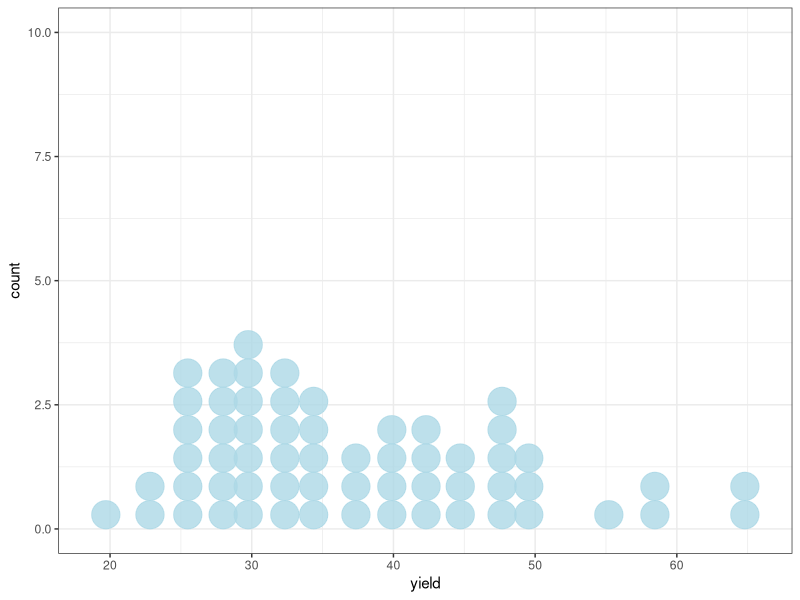

Generate this figure with R: (Note: this script raises an error after producing the figure.)
library(tidyverse)
data(barley, package="lattice")

b31 <- barley %>%
  filter(year==1931) 
b31 %>%
  ggplot(aes(x = yield)) + 
  geom_dotplot(binwidth=2, colour = "lightblue", fill="lightblue", alpha = 0.8) +
  theme_bw() +
  ylim(c(0,10))


library(gganimate)
# likelihood function:
likelihood <- function(mu, sigma, x) {
  prod(dnorm(x, mean=mu, sd = sigma))
}

# guess sigma to be 10
dframe <- data.frame(
  mus = seq(min(b31$yield), max(b31$yield), by = 0.1),
  Ls = sapply(mus, FUN=likelihood, sigma = 10, x = b31$yield)
)
p <- dframe %>% 
  ggplot(aes(x = mus, y = Ls)) +
  geom_line() +
  theme_bw() +
  theme(axis.text.y = element_blank()) +
  ylab("Likelihood") +
  xlab("Different values for mu") + 
  transition_reveal(along=mus)
animate(p, height = 461, width = 644)
